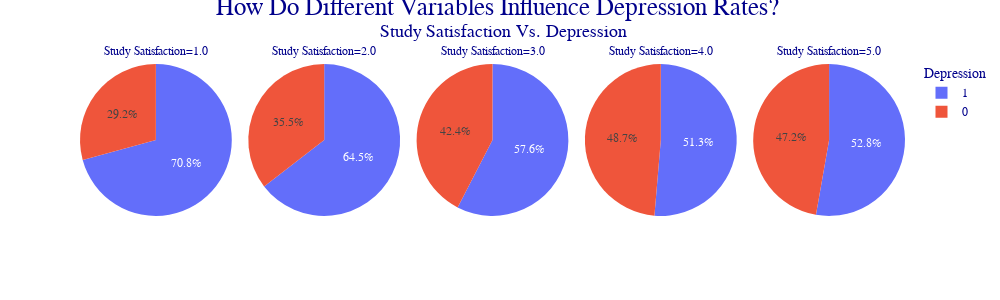
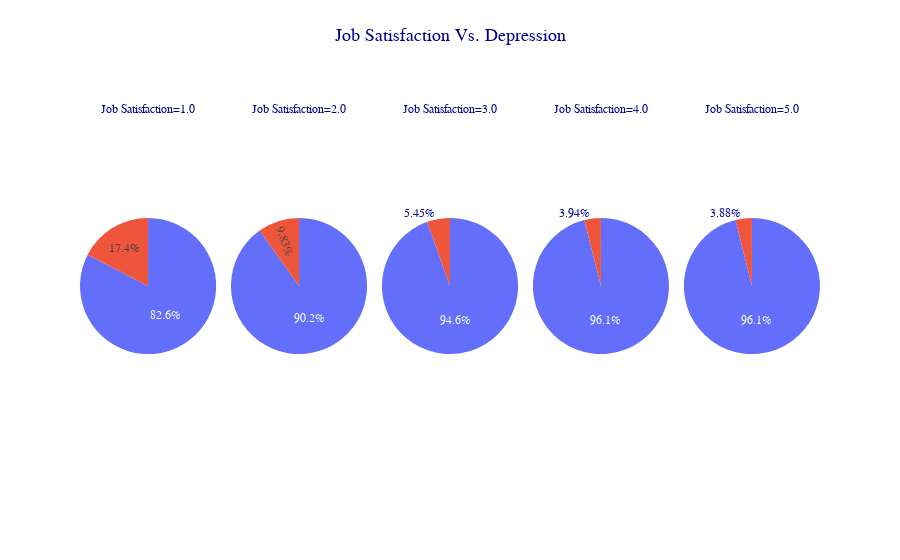
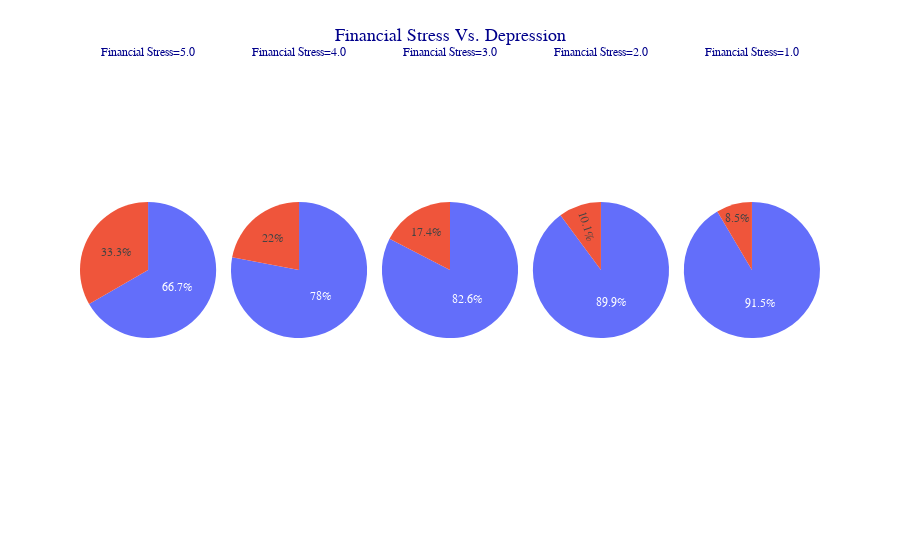

Source (notebook cell) for these figures, in order:
### Code cell
## The following code creates a line of pie charts, specifically five that show the percentage of people that are depressed 
## depending on how satisfied they feel about their studies (using responses from a survey) on a scale of 1-5

## After creating this graph, I repeated the same exact graph two more times, however each time I changed the variable that 
## is being compared to depression rates to see how other variables affect depression. Specifically, The other two collection of
## pie charts arecomparing depression with job satisfaction, as well as financial stress. 
## Because the process is the same between the three groups of pie charts I will only explain how I did the first one line by
## line, however in the other pie charts I will only point out the differences and not explain each part again


## This code creates a new data set that will be used for the pie chart. It uses value_counts() to create a data set that 


DF_Depression_Influence = (
DF.value_counts(subset=['Study Satisfaction', 'Depression']).reset_index(name='count').sort_values(by='Study Satisfaction', ascending=True)

)

fig = px.pie(DF_Depression_Influence, 
    values='count', 
    names = 'Depression',
    facet_col='Study Satisfaction',
    color = 'Depression',
)


fig.update_layout(
    template='ggplot2',
                  legend_title='Depression',
                  width=1000,
                  height=300,

    title={
        'font': dict(size=25),
        'text': "How Do Different Variables Influence Depression Rates? <br> <sup>Study Satisfaction Vs. Depression<sup>",
        'x': 0.5,  # Center the title horizontally
        'y': 0.95,  # Adjust vertical position (closer to top)
        'xanchor': 'center',  # Anchor horizontally
        'yanchor': 'top',  # Anchor vertically
         
    },
    font={'family':"Times",'size':12,'color':"Darkblue"}
                      )

fig.show()


DF_Depression_Influence = (
DF.value_counts(subset=['Job Satisfaction', 'Depression']).reset_index(name='count').sort_values(by='Job Satisfaction', ascending=True)

)

fig = px.pie(DF_Depression_Influence, 
    values='count', 
    facet_col='Job Satisfaction',
    color = 'Depression',
    facet_col_wrap = 5,
)


fig.update_layout(
    title={
        'font': dict(size=18),
        'text': "Job Satisfaction Vs. Depression",
        'x': 0.5,  # Center the title horizontally
        'y': 0.95,  # Adjust vertical position (closer to top)
    },
        font={'family':"Times",'size':12,'color':"Darkblue"}
                      
)
fig.show()


DF_Depression_Influence = (
DF.value_counts(subset=['Financial Stress', 'Depression']).reset_index(name='count').sort_values(by='Financial Stress', ascending=False)

) 

fig = px.pie(DF_Depression_Influence, 
    values='count', 
    facet_col='Financial Stress',
    color = 'Depression',
    facet_col_wrap = 5,
)


fig.update_layout(
    title={
        'font': dict(size=18),
        'text': "Financial Stress Vs. Depression",
        'x': 0.5,  # Center the title horizontally
        'y': 0.95,  # Adjust vertical position (closer to top)
    },
        font={'family':"Times",'size':12,'color':"Darkblue"}
                      
)

fig.show()

### Figure 1 — Plotly figure (JSON) as saved in the notebook; plotly's stock layout.template omitted (floating-point values rounded to 4 significant figures)
{"data": [{"customdata": [[1], [0]], "domain": {"x": [0, 0.184], "y": [0, 1]}, "hovertemplate": "Study Satisfaction=1.0<br>Depression=%{customdata[0]}<br>count=%{value}<extra></extra>", "labels": [1, 0], "legendgroup": "", "marker": {"colors": ["#636efa", "#EF553B"]}, "name": "", "showlegend": true, "type": "pie", "values": [3857, 1594]}, {"customdata": [[1], [0]], "domain": {"x": [0.204, 0.388], "y": [0, 1]}, "hovertemplate": "Study Satisfaction=2.0<br>Depression=%{customdata[0]}<br>count=%{value}<extra></extra>", "labels": [1, 0], "legendgroup": "", "marker": {"colors": ["#636efa", "#EF553B"]}, "name": "", "showlegend": true, "type": "pie", "values": [3769, 2071]}, {"customdata": [[1], [0]], "domain": {"x": [0.408, 0.592], "y": [0, 1]}, "hovertemplate": "Study Satisfaction=3.0<br>Depression=%{customdata[0]}<br>count=%{value}<extra></extra>", "labels": [1, 0], "legendgroup": "", "marker": {"colors": ["#636efa", "#EF553B"]}, "name": "", "showlegend": true, "type": "pie", "values": [3354, 2469]}, {"customdata": [[1], [0]], "domain": {"x": [0.612, 0.796], "y": [0, 1]}, "hovertemplate": "Study Satisfaction=4.0<br>Depression=%{customdata[0]}<br>count=%{value}<extra></extra>", "labels": [1, 0], "legendgroup": "", "marker": {"colors": ["#636efa", "#EF553B"]}, "name": "", "showlegend": true, "type": "pie", "values": [3265, 3095]}, {"customdata": [[0], [1]], "domain": {"x": [0.816, 1], "y": [0, 1]}, "hovertemplate": "Study Satisfaction=5.0<br>Depression=%{customdata[0]}<br>count=%{value}<extra></extra>", "labels": [0, 1], "legendgroup": "", "marker": {"colors": ["#636efa", "#EF553B"]}, "name": "", "showlegend": true, "type": "pie", "values": [2334, 2089]}], "layout": {"annotations": [{"font": {}, "showarrow": false, "text": "Study Satisfaction=1.0", "x": 0.092, "xanchor": "center", "xref": "paper", "y": 1, "yanchor": "bottom", "yref": "paper"}, {"font": {}, "showarrow": false, "text": "Study Satisfaction=2.0", "x": 0.296, "xanchor": "center", "xref": "paper", "y": 1, "yanchor": "bottom", "yref": "paper"}, {"font": {}, "showarrow": false, "text": "Study Satisfaction=3.0", "x": 0.5, "xanchor": "center", "xref": "paper", "y": 1, "yanchor": "bottom", "yref": "paper"}, {"font": {}, "showarrow": false, "text": "Study Satisfaction=4.0", "x": 0.704, "xanchor": "center", "xref": "paper", "y": 1, "yanchor": "bottom", "yref": "paper"}, {"font": {}, "showarrow": false, "text": "Study Satisfaction=5.0", "x": 0.908, "xanchor": "center", "xref": "paper", "y": 1, "yanchor": "bottom", "yref": "paper"}], "font": {"color": "Darkblue", "family": "Times", "size": 12}, "height": 300, "legend": {"title": {"text": "Depression"}, "tracegroupgap": 0}, "margin": {"t": 60}, "title": {"font": {"size": 25}, "text": "How Do Different Variables Influence Depression Rates? <br> <sup>Study Satisfaction Vs. Depression<sup>", "x": 0.5, "xanchor": "center", "y": 0.95, "yanchor": "top"}, "width": 1000}}

### Figure 2 — Plotly figure (JSON) as saved in the notebook; plotly's stock layout.template omitted (floating-point values rounded to 4 significant figures)
{"data": [{"customdata": [[0], [1]], "domain": {"x": [0, 0.184], "y": [0, 1]}, "hovertemplate": "Job Satisfaction=1.0<br>count=%{value}<br>Depression=%{customdata[0]}<extra></extra>", "legendgroup": "", "marker": {"colors": ["#636efa", "#EF553B"]}, "name": "", "showlegend": false, "type": "pie", "values": [18439, 3885]}, {"customdata": [[0], [1]], "domain": {"x": [0.204, 0.388], "y": [0, 1]}, "hovertemplate": "Job Satisfaction=2.0<br>count=%{value}<br>Depression=%{customdata[0]}<extra></extra>", "legendgroup": "", "marker": {"colors": ["#636efa", "#EF553B"]}, "name": "", "showlegend": false, "type": "pie", "values": [22346, 2437]}, {"customdata": [[0], [1]], "domain": {"x": [0.408, 0.592], "y": [0, 1]}, "hovertemplate": "Job Satisfaction=3.0<br>count=%{value}<br>Depression=%{customdata[0]}<extra></extra>", "legendgroup": "", "marker": {"colors": ["#636efa", "#EF553B"]}, "name": "", "showlegend": false, "type": "pie", "values": [20755, 1196]}, {"customdata": [[0], [1]], "domain": {"x": [0.612, 0.796], "y": [0, 1]}, "hovertemplate": "Job Satisfaction=4.0<br>count=%{value}<br>Depression=%{customdata[0]}<extra></extra>", "legendgroup": "", "marker": {"colors": ["#636efa", "#EF553B"]}, "name": "", "showlegend": false, "type": "pie", "values": [20095, 825]}, {"customdata": [[0], [1]], "domain": {"x": [0.816, 1], "y": [0, 1]}, "hovertemplate": "Job Satisfaction=5.0<br>count=%{value}<br>Depression=%{customdata[0]}<extra></extra>", "legendgroup": "", "marker": {"colors": ["#636efa", "#EF553B"]}, "name": "", "showlegend": false, "type": "pie", "values": [21928, 884]}], "layout": {"annotations": [{"font": {}, "showarrow": false, "text": "Job Satisfaction=1.0", "x": 0.092, "xanchor": "center", "xref": "paper", "y": 1, "yanchor": "bottom", "yref": "paper"}, {"font": {}, "showarrow": false, "text": "Job Satisfaction=2.0", "x": 0.296, "xanchor": "center", "xref": "paper", "y": 1, "yanchor": "bottom", "yref": "paper"}, {"font": {}, "showarrow": false, "text": "Job Satisfaction=3.0", "x": 0.5, "xanchor": "center", "xref": "paper", "y": 1, "yanchor": "bottom", "yref": "paper"}, {"font": {}, "showarrow": false, "text": "Job Satisfaction=4.0", "x": 0.704, "xanchor": "center", "xref": "paper", "y": 1, "yanchor": "bottom", "yref": "paper"}, {"font": {}, "showarrow": false, "text": "Job Satisfaction=5.0", "x": 0.908, "xanchor": "center", "xref": "paper", "y": 1, "yanchor": "bottom", "yref": "paper"}], "autosize": true, "font": {"color": "Darkblue", "family": "Times", "size": 12}, "legend": {"tracegroupgap": 0}, "margin": {"t": 60}, "title": {"font": {"size": 18}, "text": "Job Satisfaction Vs. Depression", "x": 0.5, "y": 0.95}}}

### Figure 3 — Plotly figure (JSON) as saved in the notebook; plotly's stock layout.template omitted (floating-point values rounded to 4 significant figures)
{"data": [{"customdata": [[0], [1]], "domain": {"x": [0, 0.184], "y": [0, 1]}, "hovertemplate": "Financial Stress=5.0<br>count=%{value}<br>Depression=%{customdata[0]}<extra></extra>", "legendgroup": "", "marker": {"colors": ["#636efa", "#EF553B"]}, "name": "", "showlegend": false, "type": "pie", "values": [18856, 9423]}, {"customdata": [[0], [1]], "domain": {"x": [0.204, 0.388], "y": [0, 1]}, "hovertemplate": "Financial Stress=4.0<br>count=%{value}<br>Depression=%{customdata[0]}<extra></extra>", "legendgroup": "", "marker": {"colors": ["#636efa", "#EF553B"]}, "name": "", "showlegend": false, "type": "pie", "values": [21651, 6114]}, {"customdata": [[0], [1]], "domain": {"x": [0.408, 0.592], "y": [0, 1]}, "hovertemplate": "Financial Stress=3.0<br>count=%{value}<br>Depression=%{customdata[0]}<extra></extra>", "legendgroup": "", "marker": {"colors": ["#636efa", "#EF553B"]}, "name": "", "showlegend": false, "type": "pie", "values": [21463, 4527]}, {"customdata": [[0], [1]], "domain": {"x": [0.612, 0.796], "y": [0, 1]}, "hovertemplate": "Financial Stress=2.0<br>count=%{value}<br>Depression=%{customdata[0]}<extra></extra>", "legendgroup": "", "marker": {"colors": ["#636efa", "#EF553B"]}, "name": "", "showlegend": false, "type": "pie", "values": [28261, 3190]}, {"customdata": [[0], [1]], "domain": {"x": [0.816, 1], "y": [0, 1]}, "hovertemplate": "Financial Stress=1.0<br>count=%{value}<br>Depression=%{customdata[0]}<extra></extra>", "legendgroup": "", "marker": {"colors": ["#636efa", "#EF553B"]}, "name": "", "showlegend": false, "type": "pie", "values": [24899, 2312]}], "layout": {"annotations": [{"font": {}, "showarrow": false, "text": "Financial Stress=5.0", "x": 0.092, "xanchor": "center", "xref": "paper", "y": 1, "yanchor": "bottom", "yref": "paper"}, {"font": {}, "showarrow": false, "text": "Financial Stress=4.0", "x": 0.296, "xanchor": "center", "xref": "paper", "y": 1, "yanchor": "bottom", "yref": "paper"}, {"font": {}, "showarrow": false, "text": "Financial Stress=3.0", "x": 0.5, "xanchor": "center", "xref": "paper", "y": 1, "yanchor": "bottom", "yref": "paper"}, {"font": {}, "showarrow": false, "text": "Financial Stress=2.0", "x": 0.704, "xanchor": "center", "xref": "paper", "y": 1, "yanchor": "bottom", "yref": "paper"}, {"font": {}, "showarrow": false, "text": "Financial Stress=1.0", "x": 0.908, "xanchor": "center", "xref": "paper", "y": 1, "yanchor": "bottom", "yref": "paper"}], "autosize": true, "font": {"color": "Darkblue", "family": "Times", "size": 12}, "legend": {"tracegroupgap": 0}, "margin": {"t": 60}, "title": {"font": {"size": 18}, "text": "Financial Stress Vs. Depression", "x": 0.5, "y": 0.95}}}
